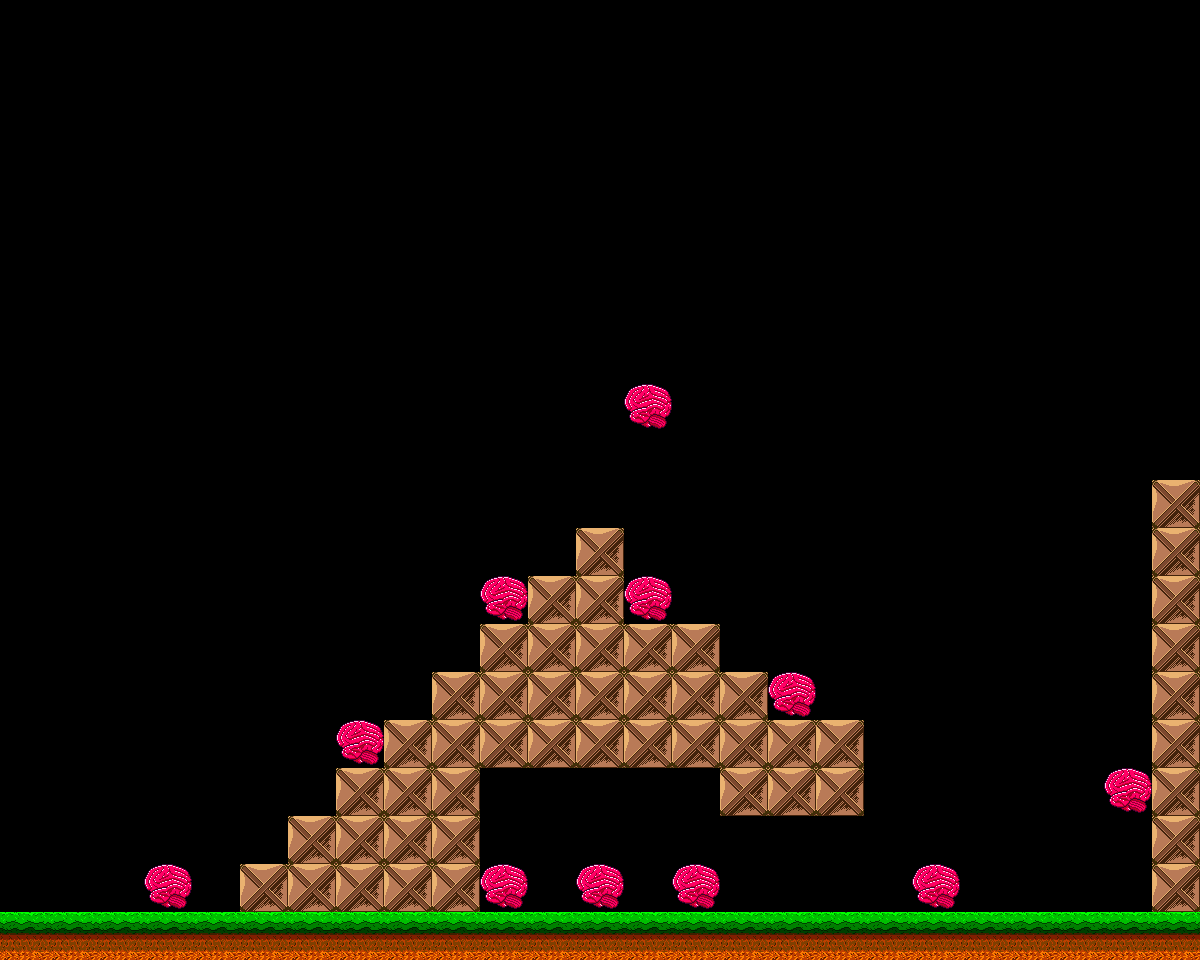

A 2D game scene composited from a Tiled map and its tileset images. What follows is a short description and the map's XML, with every tile layer's data as written:
An orthogonal 25x20 tile map with 48x48 px tiles, 2 tile layers (Platforms, Coins).

<map version="1.5" tiledversion="1.7.1" orientation="orthogonal" renderorder="right-down" width="25" height="20" tilewidth="48" tileheight="48" infinite="0" nextlayerid="3" nextobjectid="1">
 <tileset firstgid="1" source="../tilesets/platformer-tiles.tsx" />
 <layer id="1" name="Platforms" width="25" height="20">
  <data encoding="csv">
0,0,0,0,0,0,0,0,0,0,0,0,0,0,0,0,0,0,0,0,0,0,0,0,0,
0,0,0,0,0,0,0,0,0,0,0,0,0,0,0,0,0,0,0,0,0,0,0,0,0,
0,0,0,0,0,0,0,0,0,0,0,0,0,0,0,0,0,0,0,0,0,0,0,0,0,
0,0,0,0,0,0,0,0,0,0,0,0,0,0,0,0,0,0,0,0,0,0,0,0,0,
0,0,0,0,0,0,0,0,0,0,0,0,0,0,0,0,0,0,0,0,0,0,0,0,0,
0,0,0,0,0,0,0,0,0,0,0,0,0,0,0,0,0,0,0,0,0,0,0,0,0,
0,0,0,0,0,0,0,0,0,0,0,0,0,0,0,0,0,0,0,0,0,0,0,0,0,
0,0,0,0,0,0,0,0,0,0,0,0,0,0,0,0,0,0,0,0,0,0,0,0,0,
0,0,0,0,0,0,0,0,0,0,0,0,0,0,0,0,0,0,0,0,0,0,0,0,0,
0,0,0,0,0,0,0,0,0,0,0,0,0,0,0,0,0,0,0,0,0,0,0,0,0,
0,0,0,0,0,0,0,0,0,0,0,0,0,0,0,0,0,0,0,0,0,0,0,0,2,
0,0,0,0,0,0,0,0,0,0,0,0,2,0,0,0,0,0,0,0,0,0,0,0,2,
0,0,0,0,0,0,0,0,0,0,0,2,2,0,0,0,0,0,0,0,0,0,0,0,2,
0,0,0,0,0,0,0,0,0,0,2,2,2,2,2,0,0,0,0,0,0,0,0,0,2,
0,0,0,0,0,0,0,0,0,2,2,2,2,2,2,2,0,0,0,0,0,0,0,0,2,
0,0,0,0,0,0,0,0,2,2,2,2,2,2,2,2,2,2,0,0,0,0,0,0,2,
0,0,0,0,0,0,0,2,2,2,0,0,0,0,0,2,2,2,0,0,0,0,0,0,2,
0,0,0,0,0,0,2,2,2,2,0,0,0,0,0,0,0,0,0,0,0,0,0,0,2,
0,0,0,0,0,2,2,2,2,2,0,0,0,0,0,0,0,0,0,0,0,0,0,0,2,
1,1,1,1,1,1,1,1,1,1,1,1,1,1,1,1,1,1,1,1,1,1,1,1,1
</data>
 </layer>
 <layer id="2" name="Coins" width="25" height="20">
  <data encoding="csv">
0,0,0,0,0,0,0,0,0,0,0,0,0,0,0,0,0,0,0,0,0,0,0,0,0,
0,0,0,0,0,0,0,0,0,0,0,0,0,0,0,0,0,0,0,0,0,0,0,0,0,
0,0,0,0,0,0,0,0,0,0,0,0,0,0,0,0,0,0,0,0,0,0,0,0,0,
0,0,0,0,0,0,0,0,0,0,0,0,0,0,0,0,0,0,0,0,0,0,0,0,0,
0,0,0,0,0,0,0,0,0,0,0,0,0,0,0,0,0,0,0,0,0,0,0,0,0,
0,0,0,0,0,0,0,0,0,0,0,0,0,0,0,0,0,0,0,0,0,0,0,0,0,
0,0,0,0,0,0,0,0,0,0,0,0,0,0,0,0,0,0,0,0,0,0,0,0,0,
0,0,0,0,0,0,0,0,0,0,0,0,0,0,0,0,0,0,0,0,0,0,0,0,0,
0,0,0,0,0,0,0,0,0,0,0,0,0,3,0,0,0,0,0,0,0,0,0,0,0,
0,0,0,0,0,0,0,0,0,0,0,0,0,0,0,0,0,0,0,0,0,0,0,0,0,
0,0,0,0,0,0,0,0,0,0,0,0,0,0,0,0,0,0,0,0,0,0,0,0,0,
0,0,0,0,0,0,0,0,0,0,0,0,0,0,0,0,0,0,0,0,0,0,0,0,0,
0,0,0,0,0,0,0,0,0,0,3,0,0,3,0,0,0,0,0,0,0,0,0,0,0,
0,0,0,0,0,0,0,0,0,0,0,0,0,0,0,0,0,0,0,0,0,0,0,0,0,
0,0,0,0,0,0,0,0,0,0,0,0,0,0,0,0,3,0,0,0,0,0,0,0,0,
0,0,0,0,0,0,0,3,0,0,0,0,0,0,0,0,0,0,0,0,0,0,0,0,0,
0,0,0,0,0,0,0,0,0,0,0,0,0,0,0,0,0,0,0,0,0,0,0,3,0,
0,0,0,0,0,0,0,0,0,0,0,0,0,0,0,0,0,0,0,0,0,0,0,0,0,
0,0,0,3,0,0,0,0,0,0,3,0,3,0,3,0,0,0,0,3,0,0,0,0,0,
0,0,0,0,0,0,0,0,0,0,0,0,0,0,0,0,0,0,0,0,0,0,0,0,0
</data>
 </layer>
</map>